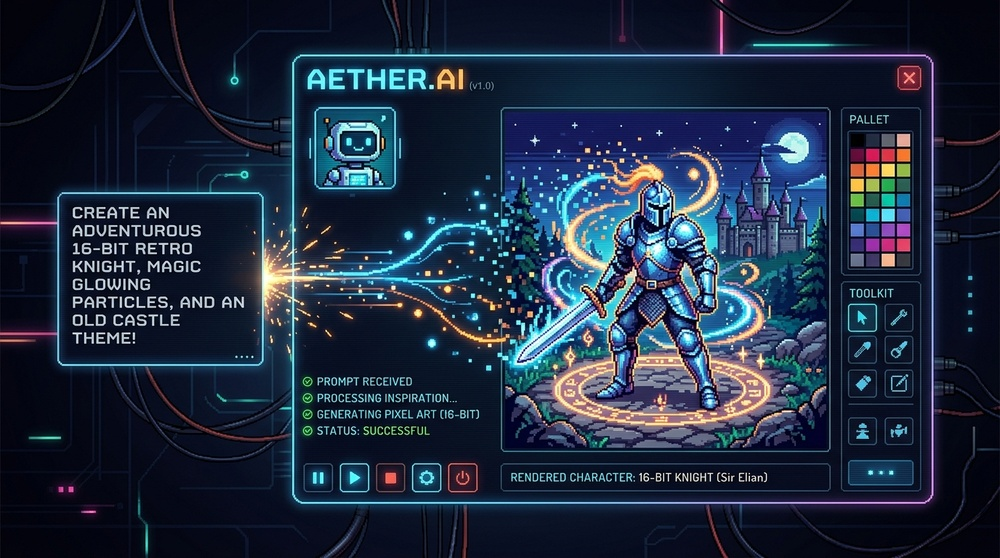
#> input picture site/assets/images/ai-assistant-showcase.jpg, 1000 x 558 px, shrunk from 1376 x 768 before the run
$ python remove_bg.py ../../../site/assets/images/ai-assistant-showcase.jpg out.png
#> lines starting #> are read from the running program, lines starting #| are printed output that depends on the picture; after the words box and inside, x2 and y2 are one past the last pixel; in counts of white or black regions, pixels touching at a corner belong together
#!/usr/bin/env python3
"""Remove the background from a pixel-art / game-asset image.

Modes:
  auto  - sample the dominant border color, flood-remove everything connected
          to the image edge within --tolerance (best for flat/near-flat AI
          backgrounds; keeps interior details that happen to share the bg
          color, as long as they are enclosed by the subject).
  key   - classic chroma-key: remove ALL pixels within --tolerance of a given
          hex color (default pure magenta #FF00FF), wherever they are.
  white - auto mode tuned for white/near-white studio backgrounds.

Usage:
  python3 remove_bg.py in.png out.png                      # auto
  python3 remove_bg.py in.png out.png --mode key --color FF00FF
  python3 remove_bg.py in.png out.png --tolerance 40 --despill
"""
import argparse
import sys

import numpy as np
from PIL import Image
from scipy import ndimage


def hex_to_rgb(s: str):
    s = s.lstrip("#")
    return tuple(int(s[i:i + 2], 16) for i in (0, 2, 4))


def border_color(rgb: np.ndarray) -> np.ndarray:
    """Dominant color along the image border (median of border pixels)."""
    top, bottom = rgb[0], rgb[-1]
    left, right = rgb[:, 0], rgb[:, -1]
    border = np.concatenate([top, bottom, left, right], axis=0)
    # median is robust against subjects touching one edge
    return np.median(border, axis=0)


def main() -> int:
    p = argparse.ArgumentParser(description="Remove background from a game-asset image.")
    p.add_argument("input")
    p.add_argument("output")
    p.add_argument("--mode", choices=["auto", "key", "white"], default="auto")
    p.add_argument("--color", default="FF00FF", help="hex color for --mode key")
    p.add_argument("--tolerance", type=float, default=32.0,
                   help="RGB distance threshold (0-441). 32 works for most AI flats.")
    p.add_argument("--despill", action="store_true",
                   help="desaturate leftover fringe pixels toward grey")
    p.add_argument("--feather", type=int, default=0,
                   help="erode the kept mask by N px before output (kills halo)")
    args = p.parse_args()

    im = Image.open(args.input).convert("RGBA")
    a = np.asarray(im).astype(np.float32)
    rgb, alpha = a[..., :3], a[..., 3]
#> alpha: shape (558, 1000) float32; every value is 255

    if args.mode == "key":
        bg = np.array(hex_to_rgb(args.color), dtype=np.float32)
    elif args.mode == "white":
        bg = np.array([255, 255, 255], dtype=np.float32)
    else:
        bg = border_color(rgb)
#> in border_color, `top, bottom = rgb[0], rgb[-1]`: top = 1000 rows, first 8: [13, 13, 23], [1, 1, 11], [4, 4, 12], [2, 2, 10], [3, 3, 11], [2, 2, 10], [2, 2, 10], [3, 3, 11]; bottom = 1000 rows, first 8: [12, 12, 20], [0, 0, 8], [4, 4, 12], [3, 3, 11], [3, 3, 11], [4, 4, 12], [4, 4, 12], [4, 4, 12]
#> in border_color, `left, right = rgb[:, 0], rgb[:, -1]`: left = 558 rows, first 8: [13, 13, 23], [11, 11, 21], [12, 12, 22], [13, 13, 23], [13, 13, 23], [12, 12, 22], [13, 13, 23], [13, 13, 23]; right = 558 rows, first 8: [13, 11, 22], [12, 10, 21], [11, 11, 21], [11, 11, 21], [11, 11, 21], [11, 11, 21], [12, 12, 22], [12, 12, 22]
#> bg = [8, 12, 25]

    dist = np.sqrt(((rgb - bg) ** 2).sum(axis=-1))
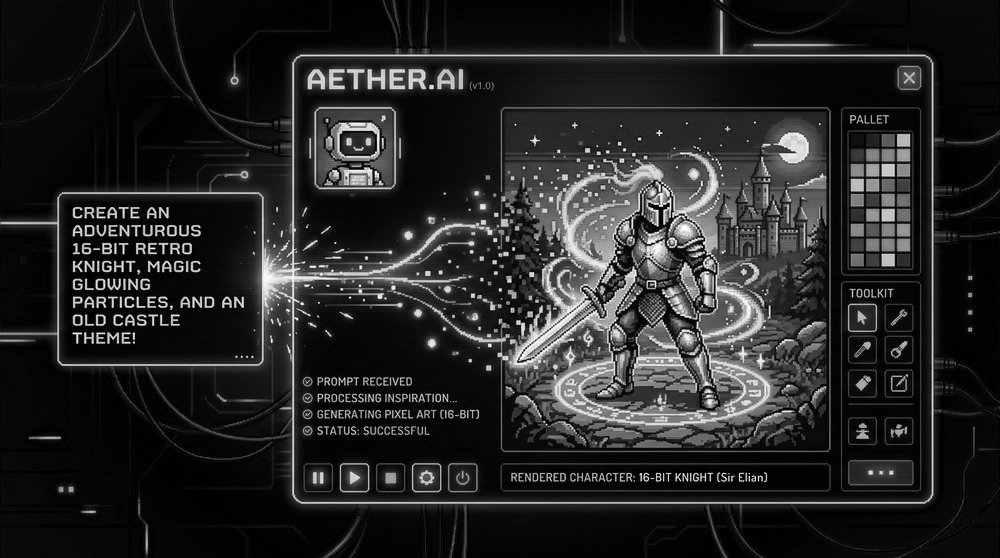
#> dist: shape (558, 1000) float32; min 1, max 415.9, mean 62.6; drawn with min black and max white
    near_bg = dist <= args.tolerance
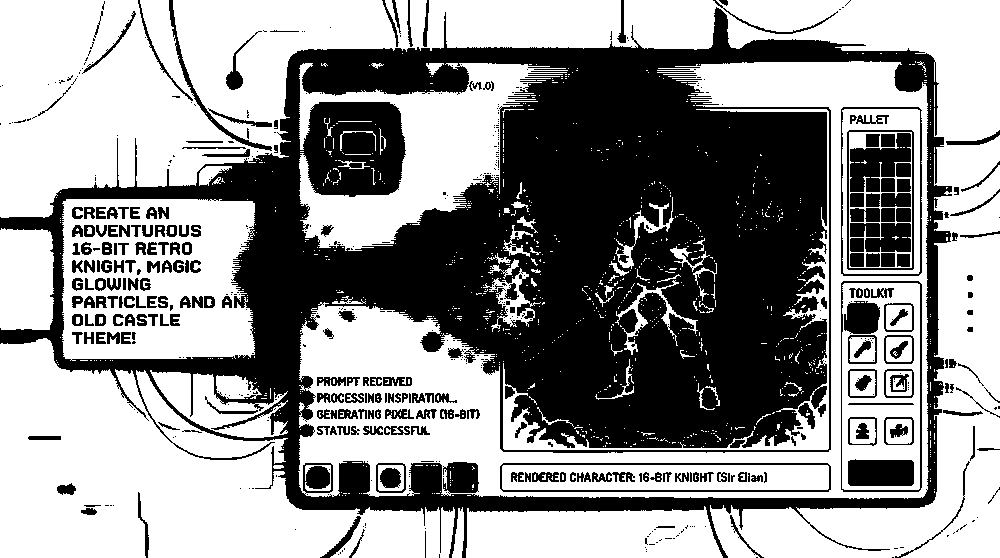
#> near_bg: shape (558, 1000) bool; 58.1% white; 571 black regions (324 under 20 px), largest, box (x1, y1, x2, y2) and area: (0, 7, 952, 558) 196674, (850, 133, 911, 192) 2081, (848, 459, 914, 486) 1706

    if args.mode == "key":
        bg_mask = near_bg
    else:
        # keep only background regions CONNECTED to the image border
        labels, _ = ndimage.label(near_bg)
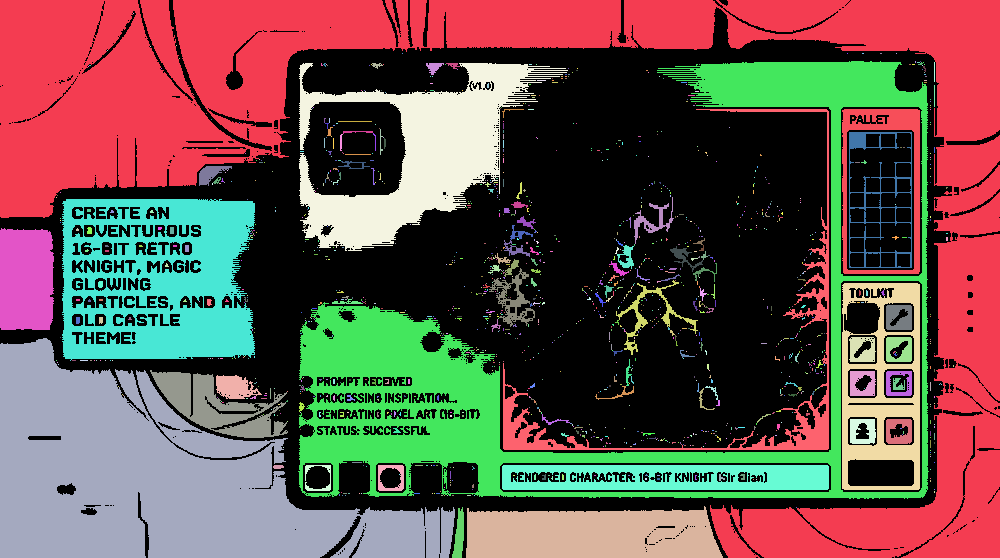
#> labels: shape (558, 1000) int32; 1375 distinct labels, from 0 to 1374; one colour per label, 0 black
        border_labels = np.unique(np.concatenate([
            labels[0], labels[-1], labels[:, 0], labels[:, -1]]))
#> border_labels = [0, 1, 394, 896, 1372, 1373]
        border_labels = border_labels[border_labels != 0]
#> border_labels = [1, 394, 896, 1372, 1373]
        bg_mask = np.isin(labels, border_labels)
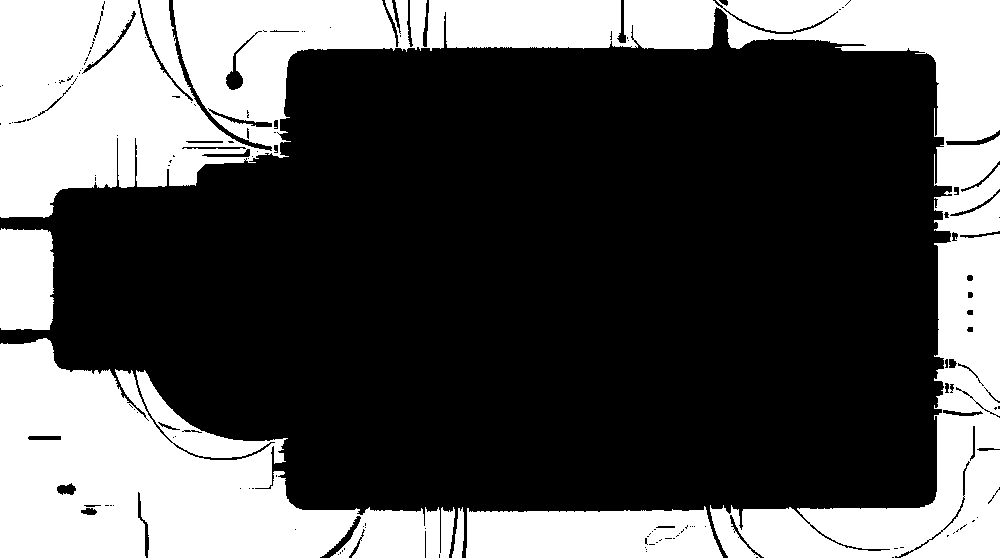
#> bg_mask: shape (558, 1000) bool; 34.7% white; 5 white regions, box (x1, y1, x2, y2) and area: (0, 0, 1000, 558) 122779, (0, 338, 455, 558) 53381, (466, 506, 723, 558) 11545, (0, 228, 54, 330) 5261, (452, 507, 464, 558) 386

    keep = ~bg_mask & (alpha > 0)
    if args.feather > 0:
        keep = ndimage.binary_erosion(keep, iterations=args.feather)

    out = a.copy()
    if args.despill:
        fringe = keep & (dist <= args.tolerance * 2)
        grey = rgb.mean(axis=-1, keepdims=True)
        out[..., :3] = np.where(fringe[..., None], grey * 0.7 + rgb * 0.3, rgb)

    out[..., 3] = np.where(keep, alpha, 0)
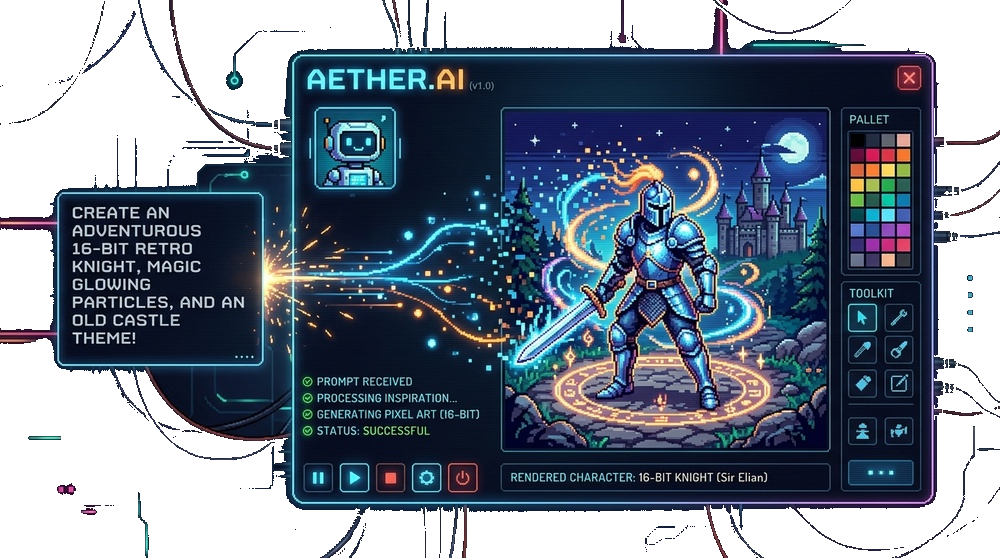
#> out: shape (558, 1000, 4) float32; mean R, G, B, A 30.9, 43.3, 63.4, 167.2; transparent parts drawn white
    Image.fromarray(out.astype(np.uint8), "RGBA").save(args.output)
    pct = 100.0 * bg_mask.mean()
#> pct = 34.65
    print(f"bg={tuple(bg.astype(int))} removed={pct:.1f}% of pixels -> {args.output}")
#| bg=(8, 12, 25) removed=34.7% of pixels -> out.png
    return 0


if __name__ == "__main__":
    sys.exit(main())
#> (the program exits here)

$ run again, on site/assets/images/tilemap-showcase.jpg
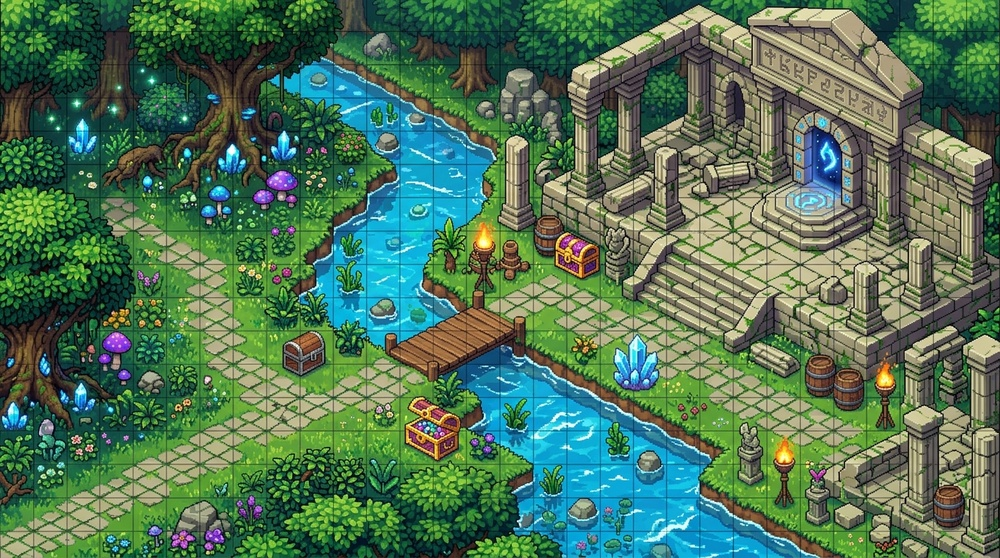
#> input picture site/assets/images/tilemap-showcase.jpg, 1000 x 558 px, shrunk from 1376 x 768 before the run
#> alpha: shape (558, 1000) float32; every value is 255
#> top = 1000 rows, first 8: [47, 84, 15], [153, 194, 115], [149, 197, 95], [145, 202, 87], [142, 203, 84], [128, 196, 77], [86, 159, 42], [79, 157, 45]; bottom = 1000 rows, first 8: [123, 118, 89], [179, 174, 145], [175, 172, 141], [175, 172, 141], [176, 171, 139], [178, 172, 140], [179, 170, 137], [180, 170, 135]
#> left = 558 rows, first 8: [47, 84, 15], [33, 72, 7], [6, 47, 0], [2, 46, 0], [16, 61, 2], [26, 70, 9], [39, 81, 15], [43, 86, 17]; right = 558 rows, first 8: [20, 72, 33], [18, 70, 31], [20, 70, 33], [25, 75, 40], [15, 65, 28], [21, 71, 34], [25, 75, 37], [24, 74, 36]
#> bg = [32, 88, 55]
#> near_bg: shape (558, 1000) bool; 12.2% white; 4923 white regions (4476 under 20 px), largest, box (x1, y1, x2, y2) and area: (0, 307, 191, 524) 5405, (174, 147, 379, 247) 3345, (67, 132, 185, 219) 3024
#> in main, `labels, _ = ndimage.label(near_bg)`:
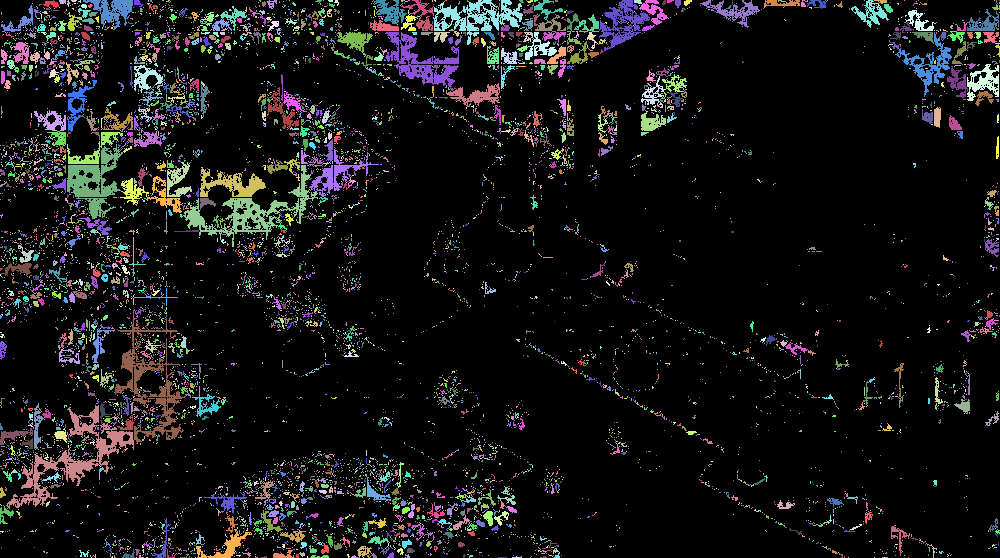
#> labels: shape (558, 1000) int32; 8632 distinct labels, from 0 to 8631; one colour per label, 0 black
#> in main, `border_labels = np.unique(np.concatenate([ labels[0], labels[-1], labe..`: border_labels = 148 values from 0 to 8631
#> in main, `border_labels = border_labels[border_labels != 0]`: border_labels = 147 values from 1 to 8631
#> bg_mask: shape (558, 1000) bool; 1.4% white; 131 white regions (99 under 20 px), largest, box (x1, y1, x2, y2) and area: (433, 0, 524, 45) 1527, (599, 0, 650, 51) 991, (83, 0, 133, 30) 664
#> in main, `out[..., 3] = np.where(keep, alpha, 0)`:
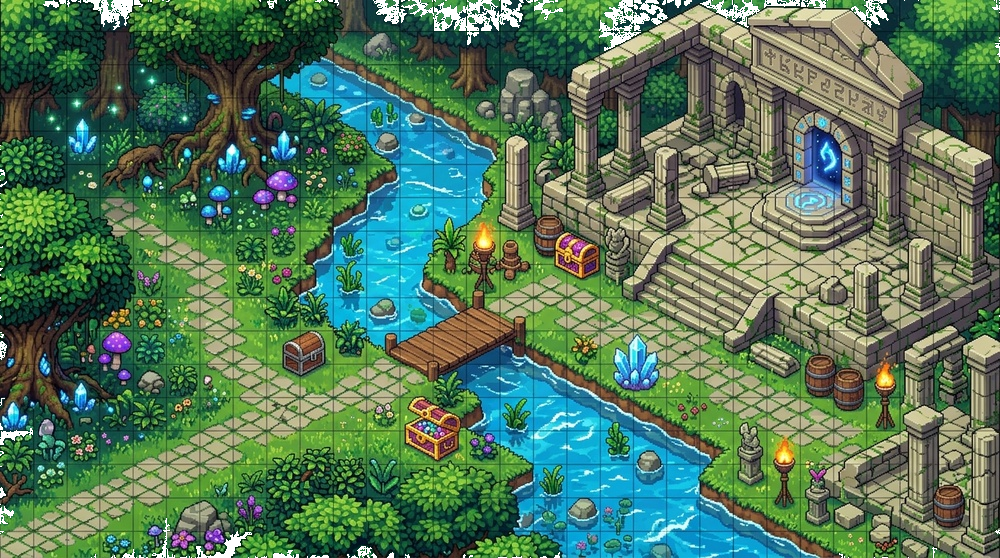
#> out: shape (558, 1000, 4) float32; mean R, G, B, A 80.7, 117.2, 87.9, 252.4; transparent parts drawn white
#> pct = 1.36
#| bg=(32, 88, 55) removed=1.4% of pixels -> out.png
